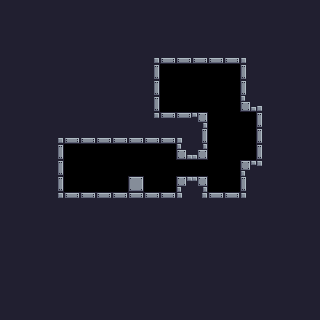

A 2D game scene composited from a Tiled map and its tileset images. What follows is a short description and the map's XML, with every tile layer's data as written:
An orthogonal 20x20 tile map with 16x16 px tiles, 1 tile layer (Tile Layer 1) and 4 objects (2x Attachable, Controllable, Victory).

<map version="1.9" tiledversion="1.9.0" orientation="orthogonal" renderorder="right-down" width="20" height="20" tilewidth="16" tileheight="16" infinite="0" nextlayerid="4" nextobjectid="32">
 <tileset firstgid="1" source="../tilesets/default_tileset.tsx" />
 <layer id="1" name="Tile Layer 1" width="20" height="20">
  <data encoding="csv">
18,18,18,18,18,18,18,18,18,18,18,18,18,18,18,18,18,18,18,18,
18,18,18,18,18,18,18,18,18,18,18,18,18,18,18,18,18,18,18,18,
18,18,18,18,18,18,18,18,18,18,18,18,18,18,18,18,18,18,18,18,
18,18,18,18,18,18,18,18,18,4,34,34,34,34,34,5,18,18,18,18,
18,18,18,18,18,18,18,18,18,19,0,0,0,0,0,17,18,18,18,18,
18,18,18,18,18,18,18,18,18,19,0,0,0,0,0,17,18,18,18,18,
18,18,18,18,18,18,18,18,18,19,0,0,0,0,0,33,5,18,18,18,
18,18,18,18,18,18,18,18,18,20,2,2,3,0,0,0,17,18,18,18,
18,18,18,4,34,34,34,34,34,34,34,5,19,0,0,0,17,18,18,18,
18,18,18,19,0,0,0,0,0,0,0,33,35,0,0,0,17,18,18,18,
18,18,18,19,0,0,0,0,0,0,0,0,0,0,0,1,21,18,18,18,
18,18,18,19,0,0,0,0,7,0,0,1,3,0,0,17,18,18,18,18,
18,18,18,20,2,2,2,2,2,2,2,21,20,2,2,21,18,18,18,18,
18,18,18,18,18,18,18,18,18,18,18,18,18,18,18,18,18,18,18,18,
18,18,18,18,18,18,18,18,18,18,18,18,18,18,18,18,18,18,18,18,
18,18,18,18,18,18,18,18,18,18,18,18,18,18,18,18,18,18,18,18,
18,18,18,18,18,18,18,18,18,18,18,18,18,18,18,18,18,18,18,18,
18,18,18,18,18,18,18,18,18,18,18,18,18,18,18,18,18,18,18,18,
18,18,18,18,18,18,18,18,18,18,18,18,18,18,18,18,18,18,18,18,
18,18,18,18,18,18,18,18,18,18,18,18,18,18,18,18,18,18,18,18
</data>
 </layer>
 <objectgroup id="2" name="Object Layer 1" opacity="0.5">
  <object id="4" name="Controllable" gid="256" x="80" y="176" width="16" height="16">
   <properties>
    <property name="sprite" value="player" />
    <property name="type" value="controllable" />
   </properties>
  </object>
  <object id="10" name="Attachable" gid="255" x="128" y="160" width="16" height="16">
   <properties>
    <property name="sprite" value="attachable" />
    <property name="type" value="attachable" />
   </properties>
  </object>
  <object id="17" name="Victory" gid="253" x="176" y="96" width="16" height="16">
   <properties>
    <property name="sprite" value="cake" />
    <property name="type" value="victory" />
   </properties>
  </object>
  <object id="30" name="Attachable" gid="255" x="240" y="144" width="16" height="16">
   <properties>
    <property name="sprite" value="attachable" />
    <property name="type" value="attachable" />
   </properties>
  </object>
 </objectgroup>
</map>
